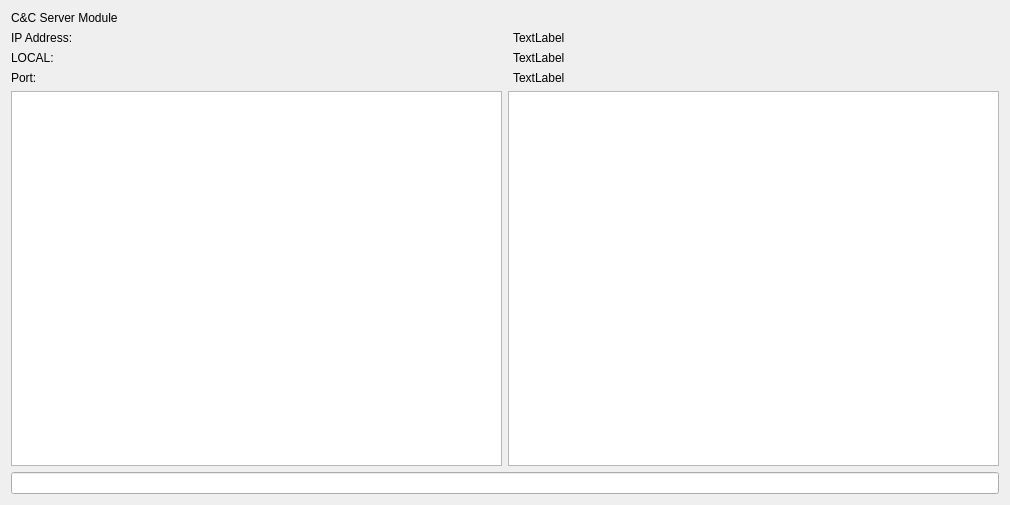
<?xml version="1.0" encoding="UTF-8"?>
<ui version="4.0">
 <class>Dialog</class>
 <widget class="QDialog" name="Dialog">
  <property name="geometry">
   <rect>
    <x>0</x>
    <y>0</y>
    <width>1010</width>
    <height>505</height>
   </rect>
  </property>
  <property name="windowTitle">
   <string>Dialog</string>
  </property>
  <layout class="QVBoxLayout" name="verticalLayout_3">
   <item>
    <widget class="QLabel" name="mainTitleLabel">
     <property name="text">
      <string>C&amp;C Server Module</string>
     </property>
    </widget>
   </item>
   <item>
    <layout class="QHBoxLayout" name="horizontalLayout">
     <item>
      <layout class="QVBoxLayout" name="verticalLayout_2">
       <item>
        <widget class="QLabel" name="titleLabelAddress">
         <property name="text">
          <string>IP Address:</string>
         </property>
        </widget>
       </item>
       <item>
        <widget class="QLabel" name="titleLabelLocal">
         <property name="text">
          <string>LOCAL:</string>
         </property>
        </widget>
       </item>
       <item>
        <widget class="QLabel" name="titleLabelPort">
         <property name="text">
          <string>Port:</string>
         </property>
        </widget>
       </item>
      </layout>
     </item>
     <item>
      <spacer name="horizontalSpacer">
       <property name="orientation">
        <enum>Qt::Horizontal</enum>
       </property>
       <property name="sizeHint" stdset="0">
        <size>
         <width>40</width>
         <height>20</height>
        </size>
       </property>
      </spacer>
     </item>
     <item>
      <layout class="QVBoxLayout" name="verticalLayout">
       <item>
        <widget class="QLabel" name="ipAddressLabel">
         <property name="text">
          <string>TextLabel</string>
         </property>
        </widget>
       </item>
       <item>
        <widget class="QLabel" name="localAddressLabel">
         <property name="text">
          <string>TextLabel</string>
         </property>
        </widget>
       </item>
       <item>
        <widget class="QLabel" name="portNumberLabel">
         <property name="text">
          <string>TextLabel</string>
         </property>
        </widget>
       </item>
      </layout>
     </item>
     <item>
      <spacer name="horizontalSpacer_2">
       <property name="orientation">
        <enum>Qt::Horizontal</enum>
       </property>
       <property name="sizeHint" stdset="0">
        <size>
         <width>40</width>
         <height>20</height>
        </size>
       </property>
      </spacer>
     </item>
    </layout>
   </item>
   <item>
    <layout class="QHBoxLayout" name="horizontalLayout_2">
     <item>
      <widget class="QTextBrowser" name="textBrowser"/>
     </item>
     <item>
      <widget class="QTableView" name="tableView"/>
     </item>
    </layout>
   </item>
   <item>
    <widget class="QLineEdit" name="lineEdit"/>
   </item>
  </layout>
 </widget>
 <layoutdefault spacing="6" margin="11"/>
 <resources/>
 <connections/>
</ui>
